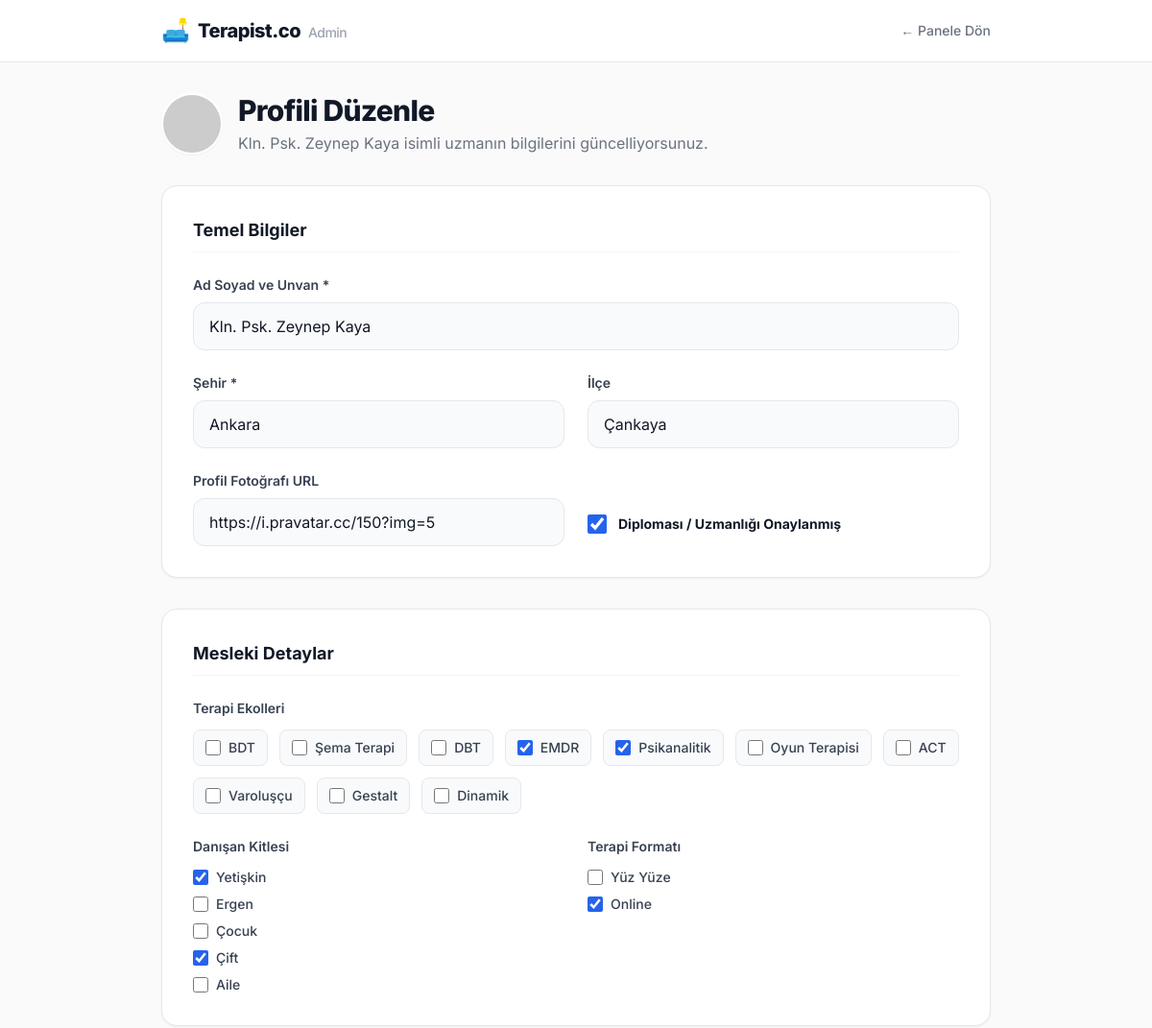
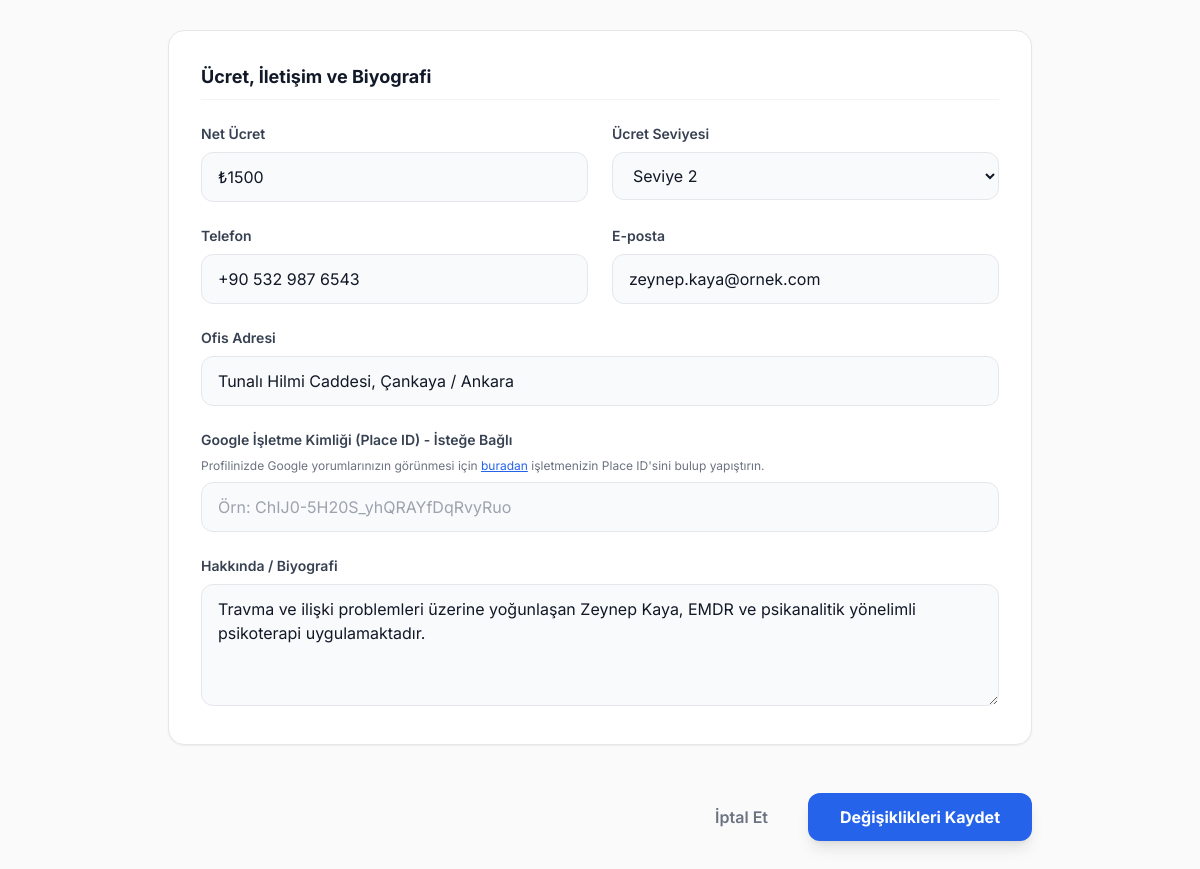
/duzenle.php?id=2 (signed in), run on the app's committed database (2 pictures, top to bottom).
### tables this page shows
CREATE TABLE psikologlar (
            id INTEGER PRIMARY KEY AUTOINCREMENT,
            ad TEXT NOT NULL,
            sehir TEXT NOT NULL,
            ilce TEXT NOT NULL,
            ekoller TEXT NOT NULL,
            kitle TEXT NOT NULL,
            format TEXT NOT NULL,
            ucret TEXT NOT NULL,
            fiyat_seviyesi INTEGER NOT NULL,
            onayli INTEGER DEFAULT 0,
            gorsel TEXT,
            biyografi TEXT,
            telefon TEXT,
            email TEXT,
            adres TEXT
        , sifre TEXT, google_place_id TEXT, egitim TEXT, calisma_saatleri TEXT, deneyim_yili INTEGER, kurumlar TEXT, uzmanlik_alanlari TEXT, stil_ev_odevi INTEGER DEFAULT 3, stil_direktiflik INTEGER DEFAULT 3, stil_yapi INTEGER DEFAULT 3, stil_odak INTEGER DEFAULT 3, cinsiyet TEXT, yas INTEGER);

### duzenle.php (the view, shortened to what this page needs)
<?php
require_once 'db.php';
$id = $_GET['id'] ?? 0;
$stmt = $pdo->prepare("SELECT * FROM psikologlar WHERE id = ?");
$stmt->execute([$id]);
$uzman = $stmt->fetch();
$mevcut_ekoller = json_decode($uzman['ekoller'], true) ?? [];
$mevcut_kitle   = json_decode($uzman['kitle'], true) ?? [];
$mevcut_format  = json_decode($uzman['format'], true) ?? [];
$sabit_ekoller = ['BDT', 'Şema Terapi', 'DBT', 'EMDR', 'Psikanalitik', 'Oyun Terapisi', 'ACT', 'Varoluşçu', 'Gestalt', 'Dinamik'];
$sabit_kitleler = ['Yetişkin', 'Ergen', 'Çocuk', 'Çift', 'Aile'];
$sabit_formatlar = ['Yüz Yüze', 'Online'];
?>
<!DOCTYPE html>
<html lang="tr">
<head>
    <script src="https://cdn.tailwindcss.com"></script>
</head>
<body class="bg-[#FAFAFA] text-gray-900 antialiased pb-20">
    <nav class="bg-white border-b border-gray-200 sticky top-0 z-50">
        <div class="max-w-4xl mx-auto px-4 py-4 flex justify-between items-center">
            <div class="flex items-center gap-2">
                <span class="text-2xl">🛋️</span>
                <span class="font-extrabold text-xl tracking-tight">Terapist.co <span class="text-sm font-medium text-gray-400 ml-1">Admin</span></span>
            </div>
            <a href="admin.php" class="text-sm font-medium text-gray-500 hover:text-gray-900 transition">← Panele Dön</a>
        </div>
    </nav>
    <main class="max-w-4xl mx-auto px-4 mt-8">
        <div class="mb-8 flex items-center gap-4">
            <img src="<?= htmlspecialchars($uzman['gorsel']) ?>" class="w-16 h-16 rounded-full border-2 border-white shadow-sm object-cover">
            <div>
                <h1 class="text-3xl font-extrabold tracking-tight mb-1">Profili Düzenle</h1>
                <p class="text-gray-500"><?= htmlspecialchars($uzman['ad']) ?> isimli uzmanın bilgilerini güncelliyorsunuz.</p>
            </div>
        </div>
        <form method="POST" action="" class="space-y-8">
            <div class="bg-white p-6 md:p-8 rounded-2xl border border-gray-200 shadow-sm">
                <h2 class="text-lg font-bold text-gray-900 mb-6 border-b border-gray-100 pb-2">Temel Bilgiler</h2>
                <div class="grid grid-cols-1 md:grid-cols-2 gap-6">
                    <div class="md:col-span-2">
                        <label class="block text-sm font-semibold text-gray-700 mb-2">Ad Soyad ve Unvan *</label>
                        <input type="text" name="ad" value="<?= htmlspecialchars($uzman['ad']) ?>" required class="w-full px-4 py-3 border border-gray-200 rounded-xl focus:outline-none focus:ring-2 focus:ring-blue-500 transition bg-gray-50 focus:bg-white">
                    </div>
                    <div>
                        <label class="block text-sm font-semibold text-gray-700 mb-2">Şehir *</label>
                        <input type="text" name="sehir" value="<?= htmlspecialchars($uzman['sehir']) ?>" required class="w-full px-4 py-3 border border-gray-200 rounded-xl focus:outline-none focus:ring-2 focus:ring-blue-500 transition bg-gray-50 focus:bg-white">
                    </div>
                    <div>
                        <label class="block text-sm font-semibold text-gray-700 mb-2">İlçe</label>
                        <input type="text" name="ilce" value="<?= htmlspecialchars($uzman['ilce']) ?>" class="w-full px-4 py-3 border border-gray-200 rounded-xl focus:outline-none focus:ring-2 focus:ring-blue-500 transition bg-gray-50 focus:bg-white">
                    </div>
                    <div>
                        <label class="block text-sm font-semibold text-gray-700 mb-2">Profil Fotoğrafı URL</label>
                        <input type="text" name="gorsel" value="<?= htmlspecialchars($uzman['gorsel']) ?>" class="w-full px-4 py-3 border border-gray-200 rounded-xl focus:outline-none focus:ring-2 focus:ring-blue-500 transition bg-gray-50 focus:bg-white">
                    </div>
                    <div class="flex items-center gap-3 mt-8">
                        <input type="checkbox" name="onayli" id="onayli" <?= $uzman['onayli'] ? 'checked' : '' ?> class="w-5 h-5 text-blue-600 border-gray-300 rounded focus:ring-blue-500 accent-blue-600 cursor-pointer">
                        <label for="onayli" class="text-sm font-bold text-gray-900 cursor-pointer">Diploması / Uzmanlığı Onaylanmış</label>
                    </div>
                </div>
            </div>
            <div class="bg-white p-6 md:p-8 rounded-2xl border border-gray-200 shadow-sm">
                <h2 class="text-lg font-bold text-gray-900 mb-6 border-b border-gray-100 pb-2">Mesleki Detaylar</h2>
                <div class="mb-6">
                    <label class="block text-sm font-semibold text-gray-700 mb-3">Terapi Ekolleri</label>
                    <div class="flex flex-wrap gap-3">
                        <?php foreach($sabit_ekoller as $ekol): ?>
                        <label class="flex items-center gap-2 bg-gray-50 px-3 py-2 border border-gray-200 rounded-lg cursor-pointer hover:bg-gray-100 transition">
                            <input type="checkbox" name="ekol[]" value="<?= $ekol ?>" <?= in_array($ekol, $mevcut_ekoller) ? 'checked' : '' ?> class="w-4 h-4 accent-blue-600">
                            <span class="text-sm font-medium text-gray-700"><?= $ekol ?></span>
                        </label>
                        <?php endforeach; ?>
                    </div>
                </div>
                <div class="grid grid-cols-1 md:grid-cols-2 gap-6">
                    <div>
                        <label class="block text-sm font-semibold text-gray-700 mb-3">Danışan Kitlesi</label>
                        <div class="flex flex-col gap-2">
                            <?php foreach($sabit_kitleler as $kitle): ?>
                            <label class="flex items-center gap-2 cursor-pointer">
                                <input type="checkbox" name="kitle[]" value="<?= $kitle ?>" <?= in_array($kitle, $mevcut_kitle) ? 'checked' : '' ?> class="w-4 h-4 accent-blue-600">
                                <span class="text-sm font-medium text-gray-700"><?= $kitle ?></span>
                            </label>
                            <?php endforeach; ?>
                        </div>
                    </div>
                    <div>
                        <label class="block text-sm font-semibold text-gray-700 mb-3">Terapi Formatı</label>
                        <div class="flex flex-col gap-2">
                            <?php foreach($sabit_formatlar as $format): ?>
                            <label class="flex items-center gap-2 cursor-pointer">
                                <input type="checkbox" name="format[]" value="<?= $format ?>" <?= in_array($format, $mevcut_format) ? 'checked' : '' ?> class="w-4 h-4 accent-blue-600">
                                <span class="text-sm font-medium text-gray-700"><?= $format ?></span>
                            </label>
                            <?php endforeach; ?>
                        </div>
                    </div>
                </div>
            </div>
            <div class="bg-white p-6 md:p-8 rounded-2xl border border-gray-200 shadow-sm">
                <h2 class="text-lg font-bold text-gray-900 mb-6 border-b border-gray-100 pb-2">Ücret, İletişim ve Biyografi</h2>
                <div class="grid grid-cols-1 md:grid-cols-2 gap-6">
                    <div>
                        <label class="block text-sm font-semibold text-gray-700 mb-2">Net Ücret</label>
                        <input type="text" name="ucret" value="<?= htmlspecialchars($uzman['ucret']) ?>" class="w-full px-4 py-3 border border-gray-200 rounded-xl focus:outline-none focus:ring-2 focus:ring-blue-500 transition bg-gray-50 focus:bg-white">
                    </div>
                    <div>
                        <label class="block text-sm font-semibold text-gray-700 mb-2">Ücret Seviyesi</label>
                        <select name="fiyat_seviyesi" class="w-full px-4 py-3 border border-gray-200 rounded-xl focus:outline-none focus:ring-2 focus:ring-blue-500 transition bg-gray-50 focus:bg-white cursor-pointer">
                            <?php for($i=1; $i<=5; $i++): ?>
                                <option value="<?= $i ?>" <?= $uzman['fiyat_seviyesi'] == $i ? 'selected' : '' ?>>Seviye <?= $i ?></option>
                            <?php endfor; ?>
                        </select>
                    </div>
                    <div>
                        <label class="block text-sm font-semibold text-gray-700 mb-2">Telefon</label>
                        <input type="text" name="telefon" value="<?= htmlspecialchars($uzman['telefon']) ?>" class="w-full px-4 py-3 border border-gray-200 rounded-xl focus:outline-none focus:ring-2 focus:ring-blue-500 transition bg-gray-50 focus:bg-white">
                    </div>
                    <div>
                        <label class="block text-sm font-semibold text-gray-700 mb-2">E-posta</label>
                        <input type="email" name="email" value="<?= htmlspecialchars($uzman['email']) ?>" class="w-full px-4 py-3 border border-gray-200 rounded-xl focus:outline-none focus:ring-2 focus:ring-blue-500 transition bg-gray-50 focus:bg-white">
                    </div>
                    <div class="md:col-span-2">
                        <label class="block text-sm font-semibold text-gray-700 mb-2">Ofis Adresi</label>
                        <input type="text" name="adres" value="<?= htmlspecialchars($uzman['adres']) ?>" class="w-full px-4 py-3 border border-gray-200 rounded-xl focus:outline-none focus:ring-2 focus:ring-blue-500 transition bg-gray-50 focus:bg-white">
                    </div>
                    <div class="md:col-span-2">
                        <label class="block text-sm font-semibold text-gray-700 mb-2">Google İşletme Kimliği (Place ID) - İsteğe Bağlı</label>
                        <p class="text-xs text-gray-500 mb-2">Profilinizde Google yorumlarınızın görünmesi için <a href="https://developers.google.com/maps/documentation/places/web-service/place-id" target="_blank" class="text-blue-600 underline">buradan</a> işletmenizin Place ID'sini bulup yapıştırın.</p>
                        <input type="text" name="google_place_id" placeholder="Örn: ChIJ0-5H20S_yhQRAYfDqRvyRuo" class="w-full px-4 py-3 border border-gray-200 rounded-xl focus:outline-none focus:ring-2 focus:ring-blue-500 transition bg-gray-50 focus:bg-white">
                    </div>
                    <div class="md:col-span-2">
                        <label class="block text-sm font-semibold text-gray-700 mb-2">Hakkında / Biyografi</label>
                        <textarea name="biyografi" rows="4" class="w-full px-4 py-3 border border-gray-200 rounded-xl focus:outline-none focus:ring-2 focus:ring-blue-500 transition bg-gray-50 focus:bg-white resize-y"><?= htmlspecialchars($uzman['biyografi']) ?></textarea>
                    </div>
                </div>
            </div>
            <div class="flex items-center justify-end gap-4 pt-4">
                <a href="admin.php" class="px-6 py-3 text-gray-500 font-semibold hover:text-gray-900 transition">İptal Et</a>
                <button type="submit" class="bg-blue-600 text-white px-8 py-3 rounded-xl font-bold hover:bg-blue-700 transition shadow-lg">Değişiklikleri Kaydet</button>
            </div>
        </form>
    </main>
</body>
</html>

### duzenle.php (style rules this page uses)
body { font-family: 'Inter', sans-serif; }

### data on the page
psikologlar: ad "Kln. Psk. Zeynep Kaya", sehir "Ankara", ilce "Çankaya", gorsel "https://i.pravatar.cc/150?img=5", onayli "☑", ekoller "☑", kitle "☑", format "☑", ucret "₺1500", fiyat_seviyesi "Seviye 2", telefon "+90 532 987 6543", email "zeynep.kaya@ornek.com", adres "Tunalı Hilmi Caddesi, Çankaya / Ankara", biyografi "Travma ve ilişki problemleri üzerine yoğunlaşan Zeynep Kaya, EMDR ve psikanalitik yönelimli psikoterapi uygulamaktadır."

### other printed values
$ekol "BDT"
$ekol "Şema Terapi"
$ekol "DBT"
$ekol "EMDR"
$ekol "Psikanalitik"
$ekol "Oyun Terapisi"
$ekol "ACT"
$ekol "Varoluşçu"
$ekol "Gestalt"
$ekol "Dinamik"
$kitle "Yetişkin"
$kitle "Ergen"
$kitle "Çocuk"
$kitle "Çift"
$kitle "Aile"
